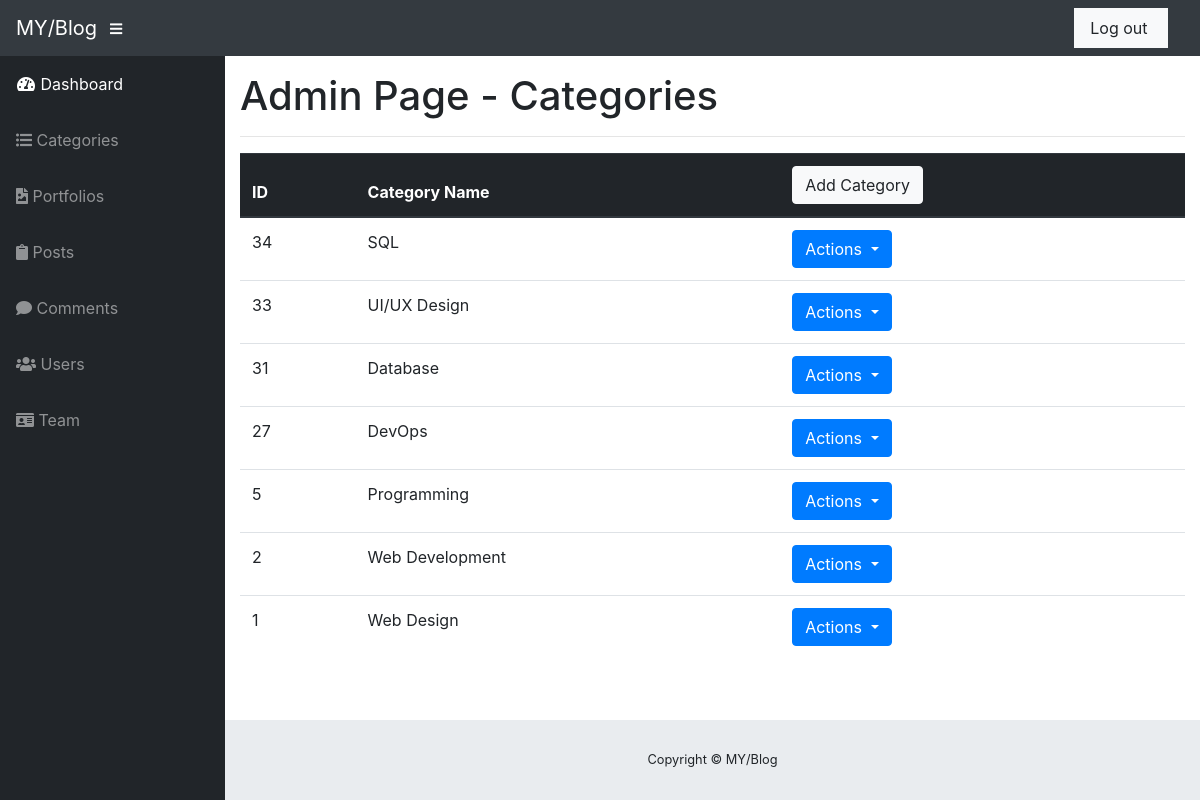
Screenshot of /admin/categories.php (signed in) with the database file from the repository.
### tables this page shows
CREATE TABLE `categories` (
  `category_id` int(3) NOT NULL,
  `category_name` varchar(31) NOT NULL
);

### admin/categories.php (the view, shortened to what this page needs)
<!DOCTYPE html>
<html lang="en">
  <?php include "includes/admin_header.php"; ?>
  <body>
    <?php include "includes/admin_navbar.php"; ?>
    <div id="wrapper">
      <?php include "includes/admin_sidebar.php"; ?>
      <div id="content-wrapper">
        <div class="container-fluid">
          <h1>Admin Page - Categories</h1>
          <hr>
          <table class="table table bordered">
            <thead class="thead-dark">
              <tr>
                <th>ID</th>
                <th>Category Name</th>
                <th><a class='btn btn-large btn-light' href='#' data-toggle='modal' data-target='#add_modal'>Add Category</a></th>
              </tr>
            </thead>
            <tbody>
              <?php
                $sql_query = "SELECT * FROM categories ORDER BY category_id DESC";
                $categories = mysqli_query($conn, $sql_query);
                $model_num = 1;
                while ($category = mysqli_fetch_assoc($categories)){
                  $category_id = $category['category_id'];
                  $category_name = $category['category_name'];
                  echo "<tr>
                          <td>{$category_id}</td>
                          <td>{$category_name}</td>
                          <td>
                            <div class='dropdown'>
                              <button id='dropdownMenuButton' class='btn btn-primary dropdown-toggle' type='button' data-toggle='dropdown' aria-expanded='false' aria-haspopup='true'>
                                Actions
                              </button>
                              <div class='dropdown-menu'>
                                <a class='dropdown-item' href='#' data-toggle='modal' data-target='#edit_modal$model_num'>Edit</a>
                                <div class='dropdown-divider'></div>
                                <a class='dropdown-item' href='categories.php?delete={$category_id}'>Delete</a>
                              </div>
                            </div>
                          </td>
                        </tr>";
              ?>
              <?php $model_num++; } ?>
            </tbody>
          </table>
        </div>
        <?php include "includes/admin_footer.php"; ?>
      </div>
    </div>
  </body>
</html>

### admin/includes/admin_header.php (shortened to what this page needs)
<head>
   <link href="vendor/bootstrap/css/bootstrap.min.css" rel="stylesheet">
   <link href="vendor/fontawesome-free/css/all.min.css" rel="stylesheet" type="text/css">
   <link href="vendor/datatables/dataTables.bootstrap4.css" rel="stylesheet">
   <link href="css/sb-admin.css" rel="stylesheet">
</head>

### admin/includes/admin_navbar.php (shortened to what this page needs)
<nav class="navbar navbar-expand navbar-dark bg-dark static-top">
   <a class="navbar-brand mr-1" href="../">MY/Blog</a>
   <button class="btn btn-link btn-sm text-white order-1 order-sm-0" id="sidebarToggle" href="#">
   <i class="fas fa-bars"></i>
   </button>
   <div class="d-none d-md-inline-block form-inline ml-auto mr-0 mr-md-3 my-2 my-md-0">
      <a href="logout.php" class="nav-link btn-light">
         <span>Log out</span>
      </a>
   </div>
</nav>

### admin/includes/admin_sidebar.php
<ul class="sidebar navbar-nav">
   <li class="nav-item active">
      <a class="nav-link" href="index.php">
      <i class="fas fa-fw fa-tachometer-alt"></i>
      <span>Dashboard</span>
      </a>
   </li>
   <li class="nav-item">
      <a class="nav-link" href="categories.php">
      <i class="fas fa-list-ul"></i>
      <span>Categories</span></a>
   </li>
   <li class="nav-item">
      <a class="nav-link" href="portfolios.php">
      <i class="fas fa-file-image"></i>
      <span>Portfolios</span></a>
   </li>
   <li class="nav-item">
      <a class="nav-link" href="posts.php">
      <i class="fas fa-clipboard"></i>
      <span>Posts</span></a>
   </li>
   <li class="nav-item">
      <a class="nav-link" href="comments.php">
      <i class="fas fa-comment"></i>
      <span>Comments</span></a>
   </li>
   <li class="nav-item">
      <a class="nav-link" href="users.php">
      <i class="fas fa-users"></i>
      <span>Users</span></a>
   </li>
   <li class="nav-item">
      <a class="nav-link" href="employees.php">
      <i class="fa fa-id-card"></i>
      <span>Team</span></a>
   </li>
</ul>

### admin/includes/admin_footer.php
<footer class="sticky-footer">
   <div class="container my-auto">
   <div class="copyright text-center my-auto">
      <span>Copyright © MY/Blog</span>
   </div>
   </div>
</footer>

### admin/css/sb-admin.css (style rules this page uses)
html { position: relative; min-height: 100%; }
body { height: 100%; }
#wrapper { display: -webkit-box; display: -ms-flexbox; display: flex; }
#wrapper #content-wrapper { overflow-x: hidden; width: 100%; padding-top: 1rem; padding-bottom: 80px; }
.navbar-nav .nav-item.active .nav-link { color: #fff; }
.sidebar { width: 90px !important; background-color: #212529; min-height: calc(100vh - 56px); }
.sidebar .nav-item:last-child { margin-bottom: 1rem; }
.sidebar .nav-item .nav-link { text-align: center; padding: 0.75rem 1rem; width: 90px; }
.sidebar .nav-item .nav-link span { font-size: 0.65rem; display: block; }
.sidebar .nav-item .nav-link { color: rgba(255, 255, 255, 0.5); }
@media (min-width: 768px) { .sidebar { width: 225px !important; } }
@media (min-width: 768px) { .sidebar .nav-item .nav-link { display: block; width: 100%; text-align: left; padding: 1rem; width: 225px; } }
@media (min-width: 768px) { .sidebar .nav-item .nav-link span { font-size: 1rem; display: inline; } }
:root { --input-padding-x: 0.75rem; --input-padding-y: 0.75rem; }
footer.sticky-footer { display: -webkit-box; display: -ms-flexbox; display: flex; position: absolute; right: 0; bottom: 0; width: calc(100% - 90px); height: 80px; background-color: #e9ecef; }
footer.sticky-footer .copyright { line-height: 1; font-size: 0.8rem; }
@media (min-width: 768px) { footer.sticky-footer { width: calc(100% - 225px); } }

### rows the page displays
categories: category_id "34", category_name "SQL"
categories: category_id "33", category_name "UI/UX Design"
categories: category_id "31", category_name "Database"
categories: category_id "27", category_name "DevOps"
categories: category_id "5", category_name "Programming"
categories: category_id "2", category_name "Web Development"
categories: category_id "1", category_name "Web Design"
